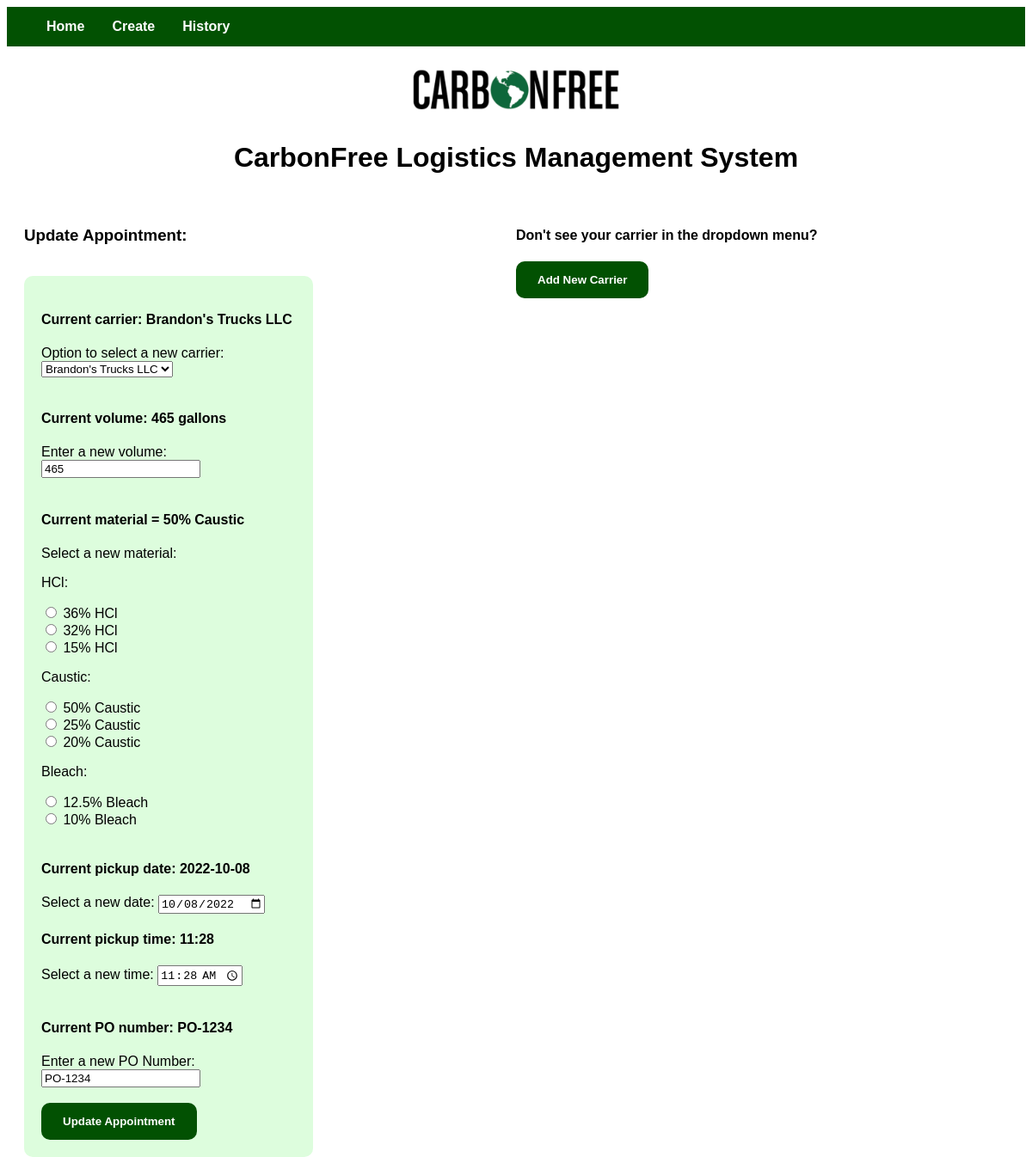
Screenshot of /update/1 with the database file from the repository.
### app.py (models this page shows)
class appts_db(db.Model):
    id = db.Column(db.Integer, primary_key=True)
    carrier = db.Column(db.String(100), nullable=False)
    volume = db.Column(db.Integer)
    material = db.Column(db.String(10))
    pickup_date = db.Column(db.String(10))
    pickup_time = db.Column(db.String(5))
    PO_number = db.Column(db.String(30))

class carriers_db(db.Model):
    carrier_id = db.Column(db.Integer, primary_key=True)
    carrier_name = db.Column(db.String(100), nullable=False)
    phone_number = db.Column(db.String(15))

### app.py (the view)
@app.route('/update/<int:id>', methods=['GET', 'POST'])
def update(id):
    appt = appts_db.query.get_or_404(id)
    if request.method == 'POST':
        update_new_log_old = log_db(
            action="Updated - Old",
            carrier=appt.carrier,
            volume=appt.volume,
            material=appt.material,
            pickup_date=appt.pickup_date,
            pickup_time=appt.pickup_time,
            PO_number=appt.PO_number
        )
        appt.carrier = request.form['carrier']
        appt.volume = request.form['volume_update']
        appt.material = request.form['material_update']
        appt.pickup_date = request.form['pickup_date']
        appt.pickup_time = request.form['pickup_time']
        appt.PO_number = request.form['PO_number_update']
        update_new_log_new = log_db(
            action="Updated - New",
            carrier=request.form['carrier'],
            volume=request.form['volume_update'],
            material=request.form['material_update'],
            pickup_date=request.form['pickup_date'],
            pickup_time=request.form['pickup_time'],
            PO_number=request.form['PO_number_update']
        )
        db.session.add_all([update_new_log_old, update_new_log_new])
        db.session.commit()
        return redirect('/')
    else:
        carriers = carriers_db.query.order_by(carriers_db.carrier_name).all()
        return render_template('update.html', appt=appt, carriers=carriers)

### templates/update.html (shortened to what this page needs)
{% extends 'base.html' %}
{% block body %}
    <div class="create_column">
        <h3>Update Appointment:</h3><br>
        <form action="/update/{{appt.id}}" method="POST"
            onsubmit="update_appt_popup()" class="form">
            <h4>Current carrier: {{ appt.carrier }}</h4>
            <label>Option to select a new carrier:</label><br>
            <select name="carrier">
                {% for carrier in carriers %}
                    <option
                    value = "{{ carrier.carrier_name }}"
                    {% if carrier.carrier_name == appt.carrier %} selected {% endif %}>
                    {{ carrier.carrier_name }}</option>
                {% endfor %}
            </select><br><br>
            <h4>Current volume: {{ appt.volume }} gallons</h4>
            <label>Enter a new volume:</label><br>
            <input type="number" name="volume_update" id="volume"
                value="{{ appt.volume }}"><br><br>
            <h4>Current material = {{ appt.material }}</h4>
            <label>Select a new material:</label><br>
            <p>HCl:</p>
            <input type="radio" name="material_update" id="36%_HCl"
                value="36% HCl">
            <label for="36% HCl">36% HCl</label><br>
            <input type="radio" name="material_update" id="32%_HCl"
                value="32% HCl">
            <label for="32% HCl">32% HCl</label><br>
            <input type="radio" name="material_update" id="15%_HCl"
                value="15% HCl">
            <label for="15% HCl">15% HCl</label><br>
            <p>Caustic:</p>
            <input type="radio" name="material_update" id="50%_Caustic"
                value="50% Caustic">
            <label for="50% Caustic">50% Caustic</label><br>
            <input type="radio" name="material_update" id="25%_Caustic"
                value="25% Caustic">
            <label for="25% Caustic">25% Caustic</label><br>
            <input type="radio" name="material_update" id="20%_Caustic"
                value="20% Caustic">
            <label for="20% Caustic">20% Caustic</label><br>
            <p>Bleach:</p>
            <input type="radio" name="material_update" id="12.5%_Bleach"
                value="12.5% Bleach">
            <label for="12.5% Bleach">12.5% Bleach</label><br>
            <input type="radio" name="material_update" id="10%_Bleach"
                value="10% Bleach">
            <label for="10% Bleach">10% Bleach</label><br><br>
            <h4>Current pickup date: {{ appt.pickup_date }}</h4>
            <label for="pickup_date">Select a new date:</label>
            <input type="date" id="pickup_date" name="pickup_date"
                value="{{ appt.pickup_date }}"><br>
            <h4>Current pickup time: {{ appt.pickup_time }}</h4>
            <label for="pickup_time">Select a new time:</label>
            <input type="time" id="pickup_time" name="pickup_time"
                value="{{ appt.pickup_time }}"><br><br>
            <h4>Current PO number: {{ appt.PO_number }}</h4>
            <label>Enter a new PO Number:</label><br>
            <input type="text" id="PO_number" name="PO_number_update"
                value="{{ appt.PO_number }}"><br><br>
            <button type="submit" class="create_edit" id="update_button"
                disabled>Update Appointment</button>
        </form>
    </div>
    <div class="create_column">
        <h4>Don't see your carrier in the dropdown menu?</h4>
        <form action="{{ url_for('new_carrier') }}">
            <input type="submit" value="Add New Carrier"
                class="create_edit">
        </form><br>
    </div>
{% endblock %}

### static/css/main.css (style rules this page uses)
h3 { font-family: Arial Narrow, Helvetica, sans-serif; margin-left: 20px; }
h4 { font-family: Arial Narrow, Helvetica, sans-serif; }
.create_edit { background-color: rgb(2, 81, 2); color: white; padding: 14px 25px; text-align: center; text-decoration: none; display: inline-block; border-radius: 10px; font-family: Arial Narrow, sans-serif; font-weight: bold; border: none; cursor: pointer; }
.create_column { float: left; width: 50%; margin-top: 20px; }
.form { background-color: rgb(221, 253, 221); padding: 20px; width: 50%; border-radius: 10px; font-family: Arial Narrow, sans-serif; margin-left: 20px; }
label { font-family: Arial Narrow, sans-serif; }

### rows the page displays
appts_db: carrier "Brandon's Trucks LLC", volume "465", volume_update "465", material "50% Caustic", pickup_date "2022-10-08", pickup_date "10/08/2022", pickup_time "11:28", PO_number "PO-1234", PO_number_update "PO-1234"
